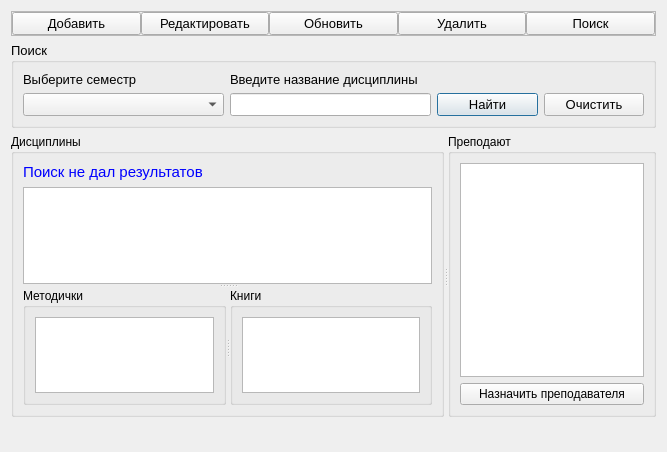
<?xml version="1.0" encoding="UTF-8"?>
<ui version="4.0">
 <class>Discipline</class>
 <widget class="QDialog" name="Discipline">
  <property name="geometry">
   <rect>
    <x>0</x>
    <y>0</y>
    <width>667</width>
    <height>452</height>
   </rect>
  </property>
  <property name="windowTitle">
   <string>Дисциплины</string>
  </property>
  <property name="windowIcon">
   <iconset resource="../resourses.qrc">
    <normaloff>:/img/img/discipline.png</normaloff>:/img/img/discipline.png</iconset>
  </property>
  <property name="styleSheet">
   <string notr="true"/>
  </property>
  <layout class="QGridLayout" name="gridLayout_4">
   <item row="1" column="0">
    <widget class="QGroupBox" name="groupBox_search">
     <property name="font">
      <font>
       <pointsize>10</pointsize>
      </font>
     </property>
     <property name="title">
      <string>Поиск</string>
     </property>
     <layout class="QGridLayout" name="gridLayout" columnstretch="4,4,2,2">
      <item row="0" column="1" rowspan="2">
       <widget class="QLabel" name="label_2">
        <property name="font">
         <font>
          <pointsize>10</pointsize>
         </font>
        </property>
        <property name="text">
         <string>Введите название дисциплины</string>
        </property>
       </widget>
      </item>
      <item row="2" column="0">
       <widget class="QComboBox" name="comboBox_semestr">
        <property name="font">
         <font>
          <pointsize>10</pointsize>
         </font>
        </property>
       </widget>
      </item>
      <item row="0" column="0" rowspan="2">
       <widget class="QLabel" name="label">
        <property name="font">
         <font>
          <pointsize>10</pointsize>
         </font>
        </property>
        <property name="text">
         <string>Выберите семестр</string>
        </property>
       </widget>
      </item>
      <item row="2" column="2">
       <widget class="QPushButton" name="pushButton_find">
        <property name="font">
         <font>
          <pointsize>10</pointsize>
         </font>
        </property>
        <property name="text">
         <string>Найти</string>
        </property>
        <property name="icon">
         <iconset resource="../resourses.qrc">
          <normaloff>:/img/img/findOk.png</normaloff>:/img/img/findOk.png</iconset>
        </property>
       </widget>
      </item>
      <item row="2" column="1">
       <widget class="QLineEdit" name="lineEdit_nazvanie">
        <property name="font">
         <font>
          <pointsize>10</pointsize>
         </font>
        </property>
        <property name="clearButtonEnabled">
         <bool>true</bool>
        </property>
       </widget>
      </item>
      <item row="2" column="3">
       <widget class="QPushButton" name="pushButton_clear">
        <property name="font">
         <font>
          <pointsize>10</pointsize>
         </font>
        </property>
        <property name="text">
         <string>Очистить</string>
        </property>
        <property name="icon">
         <iconset resource="../resourses.qrc">
          <normaloff>:/img/img/clear.png</normaloff>:/img/img/clear.png</iconset>
        </property>
       </widget>
      </item>
     </layout>
    </widget>
   </item>
   <item row="2" column="0">
    <widget class="QSplitter" name="splitter_3">
     <property name="sizePolicy">
      <sizepolicy hsizetype="Expanding" vsizetype="Expanding">
       <horstretch>0</horstretch>
       <verstretch>0</verstretch>
      </sizepolicy>
     </property>
     <property name="orientation">
      <enum>Qt::Horizontal</enum>
     </property>
     <widget class="QGroupBox" name="groupBox_4">
      <property name="title">
       <string>Дисциплины</string>
      </property>
      <layout class="QGridLayout" name="gridLayout_7">
       <item row="0" column="0">
        <widget class="QLabel" name="label_result">
         <property name="font">
          <font>
           <pointsize>11</pointsize>
          </font>
         </property>
         <property name="styleSheet">
          <string notr="true">color:rgb(0, 0, 255)</string>
         </property>
         <property name="text">
          <string>Поиск не дал результатов</string>
         </property>
        </widget>
       </item>
       <item row="1" column="0">
        <widget class="QSplitter" name="splitter_2">
         <property name="orientation">
          <enum>Qt::Vertical</enum>
         </property>
         <widget class="QTableView" name="tableView_discipline">
          <property name="font">
           <font>
            <pointsize>10</pointsize>
           </font>
          </property>
          <property name="contextMenuPolicy">
           <enum>Qt::ActionsContextMenu</enum>
          </property>
          <property name="styleSheet">
           <string notr="true">/*QTableView::item 
{
 border: 1px solid #d9d9d9; 
 border-top-color: transparent; 
 border-bottom-color: transparent;
 background:rgb(210, 228, 255);
} 
QTableView::item:hover
 { 
 background: qlineargradient(x1: 0, y1: 0,- x2: 0, y2: 1, stop: 0 #e7effd, stop: 1 #cbdaf1); 
border: 1px solid #bfcde4;
color:rgb(85, 170, 255);
}   
QTableView::item:selected
 { 
background: qlineargradient(x1: 0, y1: 0, x2: 0, y2: 1, stop: 0 #e7effd, stop: 1 #cbdaf1); 
border: 1px solid #567dbc; 
color:rgb(24, 85, 255); 
} 
*/
QTableView
{
background-attachment: fixed;
background-image: url(:/img/img/discipline.png);
background-position:right top;
background-repeat: no-repeat;
}
</string>
          </property>
          <property name="editTriggers">
           <set>QAbstractItemView::NoEditTriggers</set>
          </property>
          <property name="alternatingRowColors">
           <bool>false</bool>
          </property>
          <property name="selectionMode">
           <enum>QAbstractItemView::SingleSelection</enum>
          </property>
          <property name="selectionBehavior">
           <enum>QAbstractItemView::SelectRows</enum>
          </property>
          <property name="sortingEnabled">
           <bool>false</bool>
          </property>
          <attribute name="horizontalHeaderStretchLastSection">
           <bool>false</bool>
          </attribute>
         </widget>
         <widget class="QSplitter" name="splitter">
          <property name="orientation">
           <enum>Qt::Horizontal</enum>
          </property>
          <widget class="QGroupBox" name="groupBox">
           <property name="title">
            <string>Методички</string>
           </property>
           <layout class="QGridLayout" name="gridLayout_3">
            <item row="0" column="0">
             <widget class="QTableView" name="tableView_metodichki">
              <property name="styleSheet">
               <string notr="true">QTableView
{
background-attachment: fixed;
background-image: url(:/img/img/paper2.png);
background-position:right bottom;
background-repeat: no-repeat;
}</string>
              </property>
              <property name="editTriggers">
               <set>QAbstractItemView::NoEditTriggers</set>
              </property>
              <property name="alternatingRowColors">
               <bool>false</bool>
              </property>
              <property name="selectionMode">
               <enum>QAbstractItemView::SingleSelection</enum>
              </property>
              <property name="selectionBehavior">
               <enum>QAbstractItemView::SelectRows</enum>
              </property>
              <attribute name="horizontalHeaderStretchLastSection">
               <bool>true</bool>
              </attribute>
             </widget>
            </item>
           </layout>
          </widget>
          <widget class="QGroupBox" name="groupBox_3">
           <property name="title">
            <string>Книги</string>
           </property>
           <layout class="QGridLayout" name="gridLayout_5">
            <item row="0" column="0">
             <widget class="QTableView" name="tableView_knigi">
              <property name="styleSheet">
               <string notr="true">QTableView
{
background-attachment: fixed;
background-image: url(:/img/img/books.png);
background-position:right bottom;
background-repeat: no-repeat;
}</string>
              </property>
              <property name="editTriggers">
               <set>QAbstractItemView::NoEditTriggers</set>
              </property>
              <property name="alternatingRowColors">
               <bool>false</bool>
              </property>
              <property name="selectionMode">
               <enum>QAbstractItemView::SingleSelection</enum>
              </property>
              <property name="selectionBehavior">
               <enum>QAbstractItemView::SelectRows</enum>
              </property>
              <attribute name="horizontalHeaderStretchLastSection">
               <bool>true</bool>
              </attribute>
             </widget>
            </item>
           </layout>
          </widget>
         </widget>
        </widget>
       </item>
      </layout>
     </widget>
     <widget class="QGroupBox" name="groupBox_2">
      <property name="title">
       <string>Преподают</string>
      </property>
      <layout class="QGridLayout" name="gridLayout_6">
       <item row="0" column="0">
        <widget class="QTableView" name="tableView_prepod">
         <property name="sizeAdjustPolicy">
          <enum>QAbstractScrollArea::AdjustIgnored</enum>
         </property>
         <property name="editTriggers">
          <set>QAbstractItemView::NoEditTriggers</set>
         </property>
         <property name="alternatingRowColors">
          <bool>true</bool>
         </property>
         <property name="selectionMode">
          <enum>QAbstractItemView::SingleSelection</enum>
         </property>
         <property name="selectionBehavior">
          <enum>QAbstractItemView::SelectRows</enum>
         </property>
        </widget>
       </item>
       <item row="1" column="0">
        <widget class="QPushButton" name="pushButton_setPrepod">
         <property name="text">
          <string>Назначить преподавателя</string>
         </property>
        </widget>
       </item>
      </layout>
     </widget>
    </widget>
   </item>
   <item row="0" column="0">
    <widget class="QFrame" name="frame">
     <property name="font">
      <font>
       <pointsize>10</pointsize>
      </font>
     </property>
     <property name="frameShape">
      <enum>QFrame::StyledPanel</enum>
     </property>
     <property name="frameShadow">
      <enum>QFrame::Raised</enum>
     </property>
     <layout class="QGridLayout" name="gridLayout_2">
      <property name="leftMargin">
       <number>0</number>
      </property>
      <property name="topMargin">
       <number>0</number>
      </property>
      <property name="rightMargin">
       <number>0</number>
      </property>
      <property name="bottomMargin">
       <number>0</number>
      </property>
      <property name="horizontalSpacing">
       <number>0</number>
      </property>
      <item row="0" column="0">
       <widget class="QPushButton" name="pushButton_add">
        <property name="font">
         <font>
          <pointsize>10</pointsize>
         </font>
        </property>
        <property name="text">
         <string>Добавить</string>
        </property>
        <property name="icon">
         <iconset resource="../resourses.qrc">
          <normaloff>:/img/img/add.png</normaloff>:/img/img/add.png</iconset>
        </property>
       </widget>
      </item>
      <item row="0" column="4">
       <widget class="QPushButton" name="pushButton_search">
        <property name="font">
         <font>
          <pointsize>10</pointsize>
         </font>
        </property>
        <property name="text">
         <string>Поиск</string>
        </property>
        <property name="icon">
         <iconset resource="../resourses.qrc">
          <normaloff>:/img/img/find.png</normaloff>:/img/img/find.png</iconset>
        </property>
       </widget>
      </item>
      <item row="0" column="2">
       <widget class="QPushButton" name="pushButton_update">
        <property name="font">
         <font>
          <pointsize>10</pointsize>
         </font>
        </property>
        <property name="text">
         <string>Обновить</string>
        </property>
        <property name="icon">
         <iconset resource="../resourses.qrc">
          <normaloff>:/img/img/refresh.png</normaloff>:/img/img/refresh.png</iconset>
        </property>
       </widget>
      </item>
      <item row="0" column="3">
       <widget class="QPushButton" name="pushButton_del">
        <property name="font">
         <font>
          <pointsize>10</pointsize>
         </font>
        </property>
        <property name="text">
         <string>Удалить</string>
        </property>
        <property name="icon">
         <iconset resource="../resourses.qrc">
          <normaloff>:/img/img/delete.png</normaloff>:/img/img/delete.png</iconset>
        </property>
       </widget>
      </item>
      <item row="0" column="1">
       <widget class="QPushButton" name="pushButton_edit">
        <property name="text">
         <string>Редактировать</string>
        </property>
        <property name="icon">
         <iconset resource="../resourses.qrc">
          <normaloff>:/img/img/edit.png</normaloff>:/img/img/edit.png</iconset>
        </property>
       </widget>
      </item>
     </layout>
    </widget>
   </item>
   <item row="3" column="0">
    <widget class="QLabel" name="label_naideno">
     <property name="font">
      <font>
       <pointsize>12</pointsize>
      </font>
     </property>
     <property name="styleSheet">
      <string notr="true">color:rgb(85, 0, 255)</string>
     </property>
     <property name="text">
      <string/>
     </property>
    </widget>
   </item>
  </layout>
  <action name="actionEditDiscipline">
   <property name="icon">
    <iconset resource="../resourses.qrc">
     <normaloff>:/img/img/edit.png</normaloff>:/img/img/edit.png</iconset>
   </property>
   <property name="text">
    <string>Редактировать выбранную дисциплину</string>
   </property>
   <property name="toolTip">
    <string>Редактировать выбранную дисциплину</string>
   </property>
  </action>
  <action name="actionDelDiscipline">
   <property name="icon">
    <iconset resource="../resourses.qrc">
     <normaloff>:/img/img/delete.png</normaloff>:/img/img/delete.png</iconset>
   </property>
   <property name="text">
    <string>Удалить выбранную дисциплину</string>
   </property>
  </action>
 </widget>
 <resources>
  <include location="../resourses.qrc"/>
 </resources>
 <connections/>
</ui>
